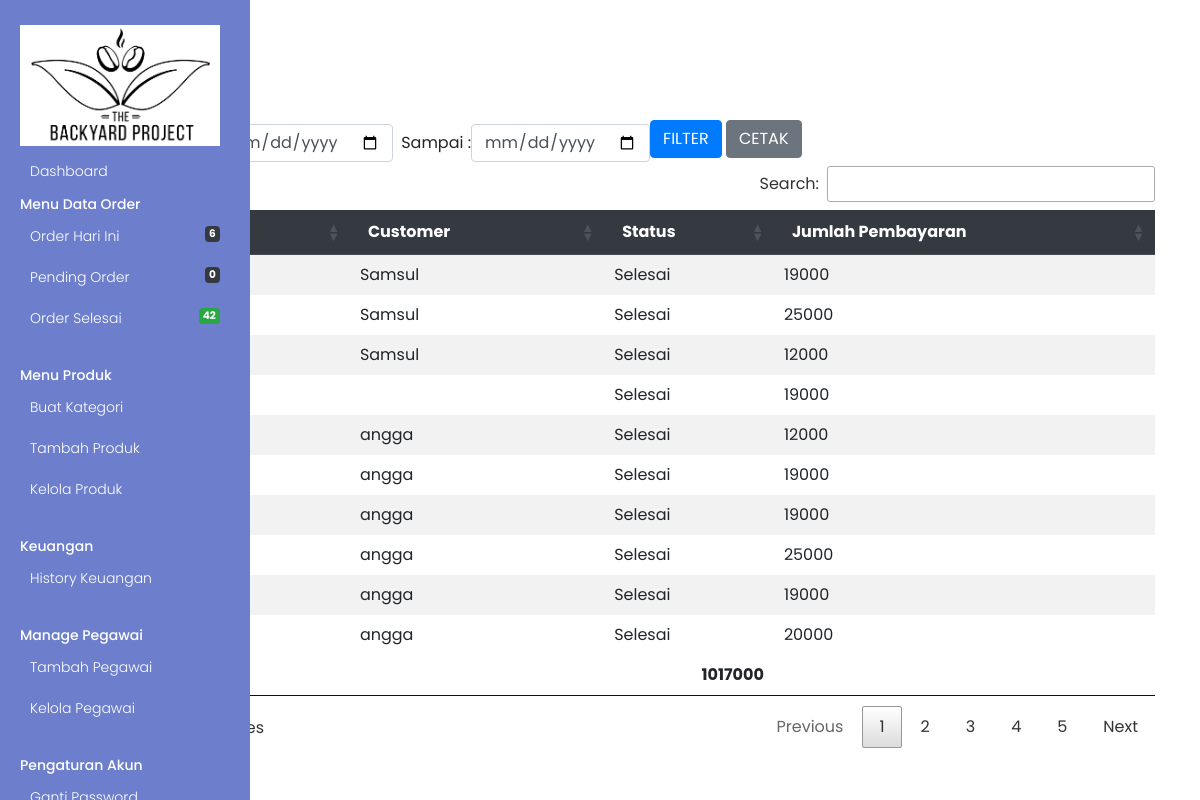
The page /admin/history-keuangan.php (signed in) on the database its author committed.
### tables this page shows
CREATE TABLE `orderhistory` (
  `id` int(11) NOT NULL,
  `orderId` int(11) NOT NULL,
  `status` varchar(255) DEFAULT NULL,
  `keterangan` varchar(255) DEFAULT NULL,
  `postingDate` date NOT NULL DEFAULT current_timestamp(),
  `totalBelanja` int(11) NOT NULL
);

CREATE TABLE `orders` (
  `id` int(11) NOT NULL,
  `userId` int(11) DEFAULT NULL,
  `customer` varchar(200) NOT NULL,
  `productId` int(11) DEFAULT NULL,
  `quantity` int(11) DEFAULT NULL,
  `orderDate` date NOT NULL DEFAULT current_timestamp(),
  `paymentMethod` varchar(50) DEFAULT NULL,
  `orderStatus` varchar(50) DEFAULT NULL
);

### admin/history-keuangan.php (the view, shortened to what this page needs)
<?php
    include("include/config.php");
    if (strlen($_SESSION['alogin']) == 0) {
        header('location:index.php');
    } else {
    ?>
    <?php include 'head.php' ?>
    <?php include 'sidebar.php' ?>
    <div class="container">
        <div class="row">
            <div class="col-md-12">
            <br><br><br><br><br>
                        <form method="get" class="form-inline">
                            <div class="form-group">
                                <label for="dateClass"> PILIH TANGGAL : </label> &nbsp;
                                Dari : <input type="date" name="tanggal_awal" id="dateClass" class="form-control"> &nbsp;
                                Sampai : <input type="date" name="tanggal_akhir" id="dateClass" class="form-control">
                                <input type="submit" value="FILTER" class="btn btn-primary mb-2"> &nbsp;
                                <a href="cetak.php?tanggal_awal=<?= $tgl_Awal1 ;?>&&tanggal_akhir=<?= $tgl_Akhir1; ?>" target="_blank" class="btn btn-secondary mb-2"><span class="text-white">CETAK</span></a>
                            </div>
                        </form>
                <table class="table table-borderless table-striped" id="table_history">
                    <thead class="thead-dark">
                        <tr>
                            <th>Customer</th>
                            <th>Status</th>
                            <th>Jumlah Pembayaran</th>
                        </tr>
                    </thead>
                    <tbody>
                        <?php
                            $no = 1;
                            if(isset($_GET['tanggal_awal'])){
                                $tgl_Awal = $_GET['tanggal_awal'];
                                $tgl_Akhir = $_GET['tanggal_akhir'];
                                $sql = mysqli_query($con,"SELECT t1.*,t2.* from orderhistory AS t1 JOIN orders AS t2 ON(t1.orderId = t2.id) WHERE postingDate BETWEEN '$tgl_Awal' AND '$tgl_Akhir'");
                                $sql2 = mysqli_query($con, "SELECT SUM(t1.totalBelanja) AS total_belanja FROM orderhistory AS t1 JOIN orders as t2 ON(t1.orderId=t2.id) WHERE postingDate BETWEEN '$tgl_Awal' AND '$tgl_Akhir'");
                            }else{
                                $sql = mysqli_query($con,"SELECT t1.*,t2.* from orderhistory AS t1 JOIN orders AS t2 ON(t1.orderId = t2.id)");
                                $sql2 = mysqli_query($con, "SELECT SUM(t1.totalBelanja) AS total_belanja FROM orderhistory AS t1 JOIN orders as t2 ON(t1.orderId=t2.id)");
                            }
                            while($data = mysqli_fetch_array($sql)){
                        ?>
                            <tr>
                                <td><?php echo $no++; ?></td>
                                <td><?php echo $data['postingDate']; ?></td>
                                <td><?php echo $data['customer']; ?></td>
                                <td><?php echo $data['status']; ?></td>
                                <td><?php echo $data['totalBelanja']; ?></td>
                            </tr>
                        <?php } ?>
                    </tbody>
                    <?php while($data = mysqli_fetch_array($sql2)){ ?>
                    <tr>
                        <td colspan=2><b>Total Keseluruhan:</b></td>
                        <td colspan=2 align="right"><b><?php echo $data['total_belanja']; ?></b></td>
                    </tr>
                    <?php
                    }
                    ?>
                </table>
            </div>
        </div>
    </div>
<?php } ?>

### assets/css/custom-sidebar.css (style rules this page uses)
* { font-family: "Poppins", sans-serif; }
.wrapper a, .wrapper a:hover, .wrapper a:focus { color: inherit; text-decoration: none; -webkit-transition: all 0.3s; transition: all 0.3s; }

### rows shown on the page
orderhistory: orderId.customer "Samsul", status "Selesai", totalBelanja "19000"
orderhistory: orderId.customer "Samsul", status "Selesai", totalBelanja "25000"
orderhistory: orderId.customer "Samsul", status "Selesai", totalBelanja "12000"
orderhistory: status "Selesai", totalBelanja "19000"
orderhistory: orderId.customer "angga", status "Selesai", totalBelanja "12000"
orderhistory: orderId.customer "angga", status "Selesai", totalBelanja "19000"
orderhistory: orderId.customer "angga", status "Selesai", totalBelanja "19000"
orderhistory: orderId.customer "angga", status "Selesai", totalBelanja "25000"
orderhistory: orderId.customer "angga", status "Selesai", totalBelanja "19000"
orderhistory: orderId.customer "angga", status "Selesai", totalBelanja "20000"

### other values the page prints
$num_rows1 "6"
$num "0"
$num1 "42"
$data['total_belanja'] "1017000"
